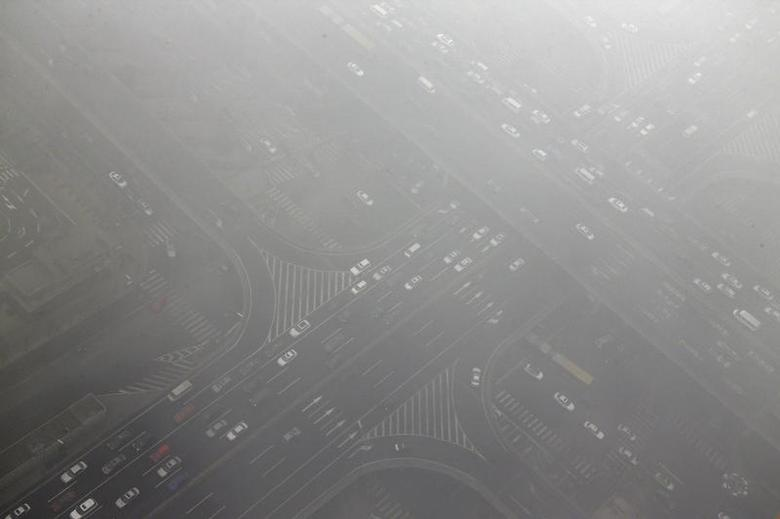
#> input picture HazeRemoval/I.jpg, 780 x 519 px, found by its file name
$ jupyter execute Segmentation.ipynb
#> lines starting #> are read from the running program, lines starting #| are printed output that depends on the picture; after the words box and inside, x2 and y2 are one past the last pixel; in counts of white or black regions, pixels touching at a corner belong together
# **Segmentation of UAV Captured Images**
###### *By: Pranav Sehgal (20BCE0898)*

#### 1. Importing Necessary Packages

[cell 1]
import numpy as np;
import cv2 ;

#### 2. Input Image

[cell 2]
img = cv2.imread('I.jpg')
#> img is the input picture: shape (519, 780, 3); mean B, G, R 140, 140.9, 141.1

#### 3. Applying thresholding to segment the image

[cell 3]
# Convert the image into grayscale
gray = cv2.cvtColor(img, cv2.COLOR_BGR2GRAY)

# Perform thresholding segmentation
ret, thresh = cv2.threshold(gray, 0, 255, cv2.THRESH_BINARY_INV+cv2.THRESH_OTSU)
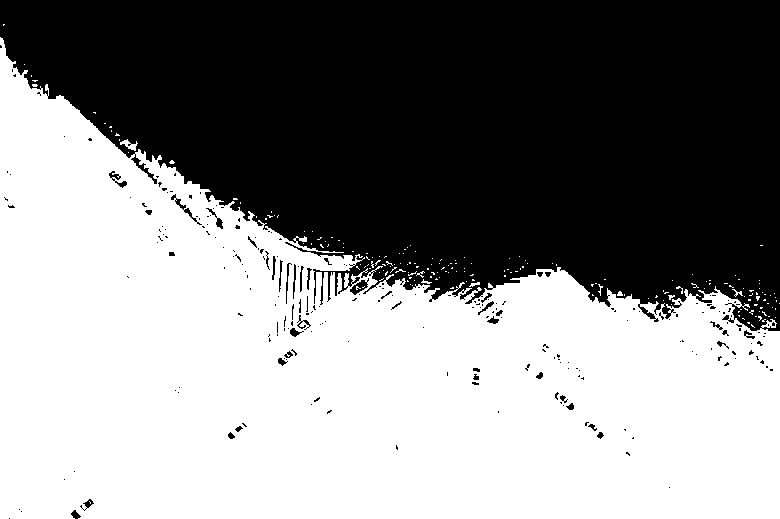
#> thresh: shape (519, 780); 53.6% white; 237 black regions (193 under 20 px), largest, box (x1, y1, x2, y2) and area: (0, 0, 780, 331) 185301, (350, 278, 369, 295) 135, (171, 194, 202, 225) 126
#> ret = 143

# Display the segmented image
cv2.imshow('Segmented image using Thresholding', thresh)
cv2.waitKey(0)
cv2.destroyAllWindows()

#### 4. Applying Canny Edge Detection Algorithm to segment the image

[cell 4]
# Define the edge detection parameters
threshold1 = 130
threshold2 = 200

# Perform Canny edge detection
edges = cv2.Canny(img, threshold1, threshold2)
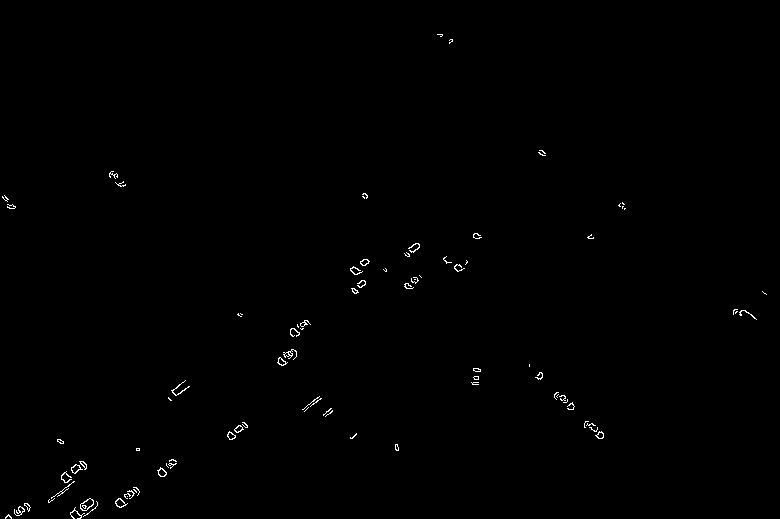
#> edges: shape (519, 780); 0.41% white in thin lines or dots

# Display the edges
cv2.imshow('Segmented image using Canny Edge Detection', edges)
cv2.waitKey(0)
cv2.destroyAllWindows()

#### 5. Applying Region Growing to segment the image

[cell 5]
# Convert the image into grayscale and remove noise
gray = cv2.cvtColor(img, cv2.COLOR_BGR2GRAY)
gray = cv2.medianBlur(gray, 5)

# Function to perform region growing
def region_growing(image, seed):
#> called with seed = (200, 200)
    out = np.zeros_like(image)
    out[seed] = 255
    queue = [seed]
    while queue:
        pixel = queue.pop(0)
        for neighbor in get_neighbors(pixel, image.shape):
            if abs(image[pixel] - image[neighbor]) < 50 and out[neighbor] == 0:
                out[neighbor] = 255
                queue.append(neighbor)
    return out

# Function to get the neighbours of a given pixel
def get_neighbors(pixel, shape):
    indices = [(pixel[0] - 1, pixel[1] - 1),
               (pixel[0] - 1, pixel[1]),
               (pixel[0] - 1, pixel[1] + 1),
               (pixel[0], pixel[1] - 1),
               (pixel[0], pixel[1] + 1),
               (pixel[0] + 1, pixel[1] - 1),
               (pixel[0] + 1, pixel[1]),
               (pixel[0] + 1, pixel[1] + 1)]
    neighbors = filter(lambda x: 0 <= x[0] < shape[0] and 0 <= x[1] < shape[1], indices)
    return neighbors

# Select the seed point and segment it using region growing
seed = (200, 200)
region_grown = region_growing(gray, seed)
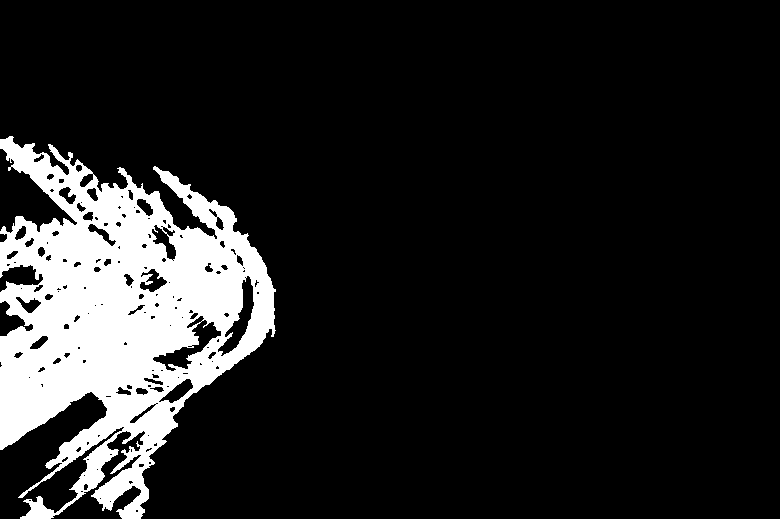
#> region_grown: shape (519, 780); 13.5% white; 1 white region, box (x1, y1, x2, y2) and area: (0, 136, 276, 519) 54511

# Display the output image
cv2.imshow("Segmented image using Region Growing", region_grown)
cv2.waitKey(0)
cv2.destroyAllWindows()

#### 6. Applying Clustering (k-means) to segment the image

[cell 6]
# Reshape the input image to a 2D array of pixels
pixel_values = img.reshape((-1, 3))

# Convert the pixel values to float32 for K-means clustering
pixel_values = np.float32(pixel_values)

# Define the parameters for K-means clustering
K = 4 # number of clusters
criteria = (cv2.TERM_CRITERIA_EPS + cv2.TERM_CRITERIA_MAX_ITER, 10, 1.0)

# Perform K-means clustering
ret, labels, centers = cv2.kmeans(pixel_values, K, None, criteria, 10, cv2.KMEANS_RANDOM_CENTERS)
#> ret = 177054223.1; centers = [[155, 156.4, 156.4], [81.95, 82.48, 83.39], [195.7, 196.1, 195.9], [117.6, 118.5, 119.1]]

# Reshape the labels and centers to the original image shape
segmented_image = labels.reshape(img.shape[:2])
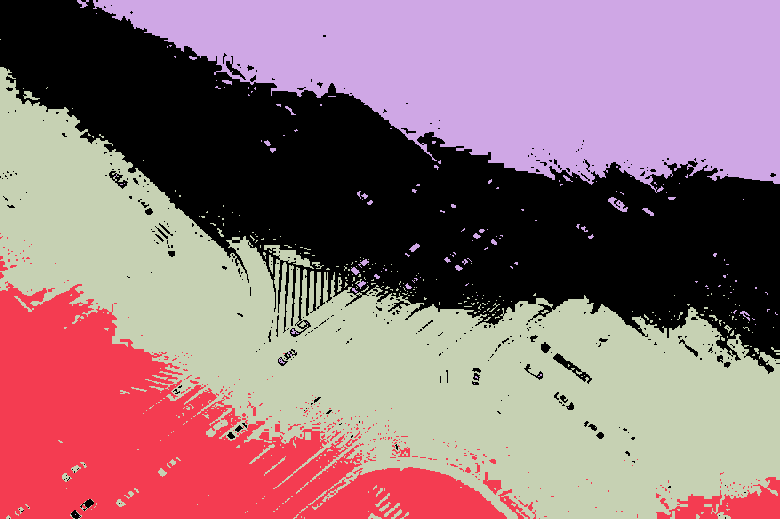
#> segmented_image: shape (519, 780) int32; 4 distinct labels, from 0 to 3; one colour per label, 0 black
centers = np.uint8(centers)
#> centers = [[155, 156, 156], [81, 82, 83], [195, 196, 195], [117, 118, 119]]
segmented_image = centers[segmented_image]
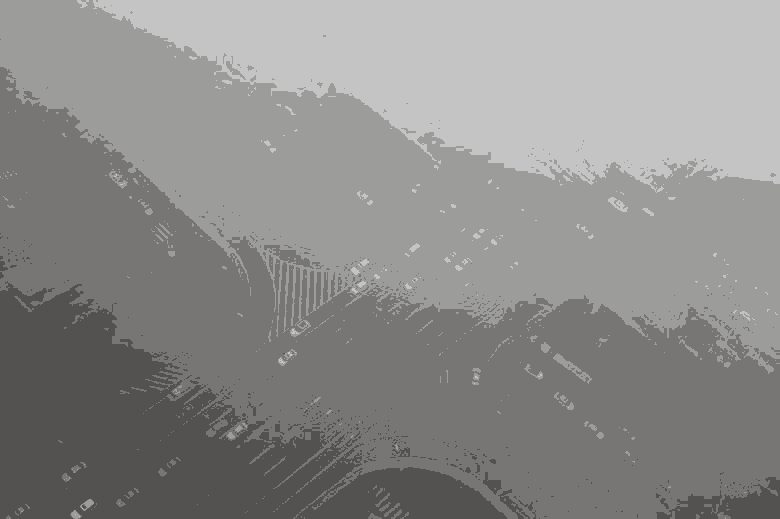
#> segmented_image: shape (519, 780, 3); mean of channels 0, 1, 2 139.5, 140.5, 140.8; drawn as B, G, R

# Display the segmented image
cv2.imshow('Segmented Image using k-means clustering', segmented_image)
cv2.waitKey(0)
cv2.destroyAllWindows()

### 7. Applying Erosion and Dilation on the segmented images (Morphological Operations)

[cell 7]
img = segmented_image

# Define kernel size for erosion and dilation
kernel_size = (5,5)

# Create erosion and dilation kernels
erosion_kernel = cv2.getStructuringElement(cv2.MORPH_RECT, kernel_size)
dilation_kernel = cv2.getStructuringElement(cv2.MORPH_RECT, kernel_size)

# Apply erosion to segmented image
eroded_img = cv2.erode(img, erosion_kernel, iterations=1)
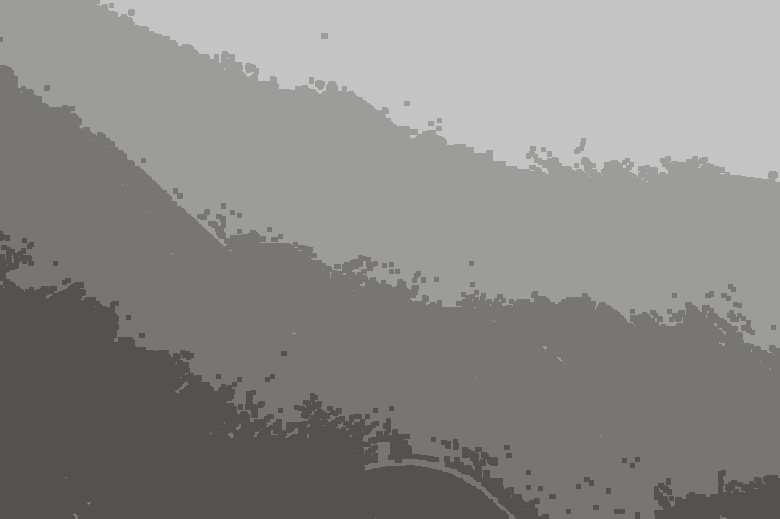
#> eroded_img: shape (519, 780, 3); mean of channels 0, 1, 2 136.5, 137.5, 137.8; drawn as B, G, R
# Apply dilation to segmented image
dilated_img = cv2.dilate(img, dilation_kernel, iterations=1)
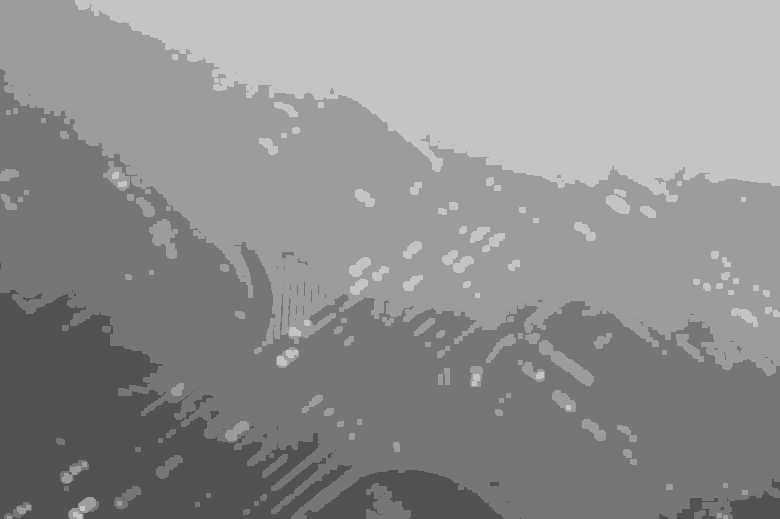
#> dilated_img: shape (519, 780, 3); mean of channels 0, 1, 2 142.9, 143.9, 144.1; drawn as B, G, R

# Display the original, eroded, and dilated images
cv2.imshow('Eroded Image', eroded_img)
cv2.imshow('Dilated Image', dilated_img)
cv2.waitKey(0)
cv2.destroyAllWindows()

#### 8. Applying Clustering (k-means) to segment the image followed by thresholding

[cell 8]
# Reshape the input image to a 2D array of pixels
pixel_values = img.reshape((-1, 3))

# Convert the pixel values to float32 for K-means clustering
pixel_values = np.float32(pixel_values)

# Define the parameters for K-means clustering
K = 4 # number of clusters
criteria = (cv2.TERM_CRITERIA_EPS + cv2.TERM_CRITERIA_MAX_ITER, 10, 1.0)

# Perform K-means clustering
ret, labels, centers = cv2.kmeans(pixel_values, K, None, criteria, 10, cv2.KMEANS_RANDOM_CENTERS)
#> ret = 1305.5; centers = [[81, 82, 83], [195, 196, 195], [117, 118, 119], [155.1, 156, 156]]

# Reshape the labels and centers to the original image shape
segmented_image = labels.reshape(img.shape[:2])
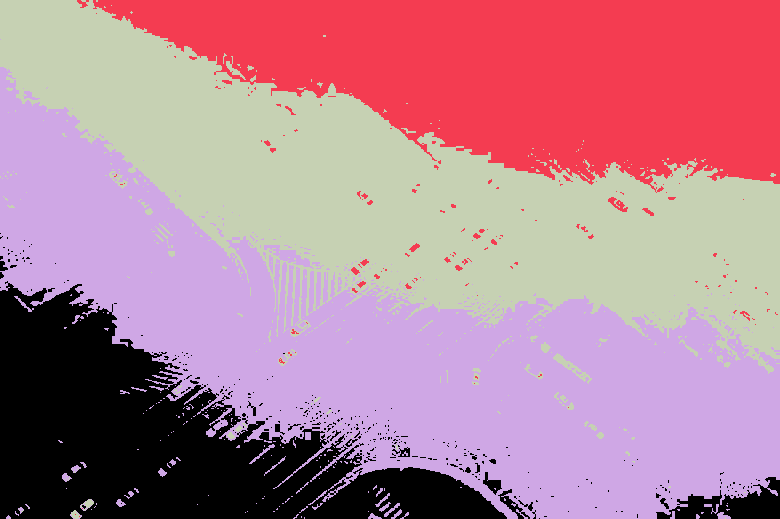
#> segmented_image: shape (519, 780) int32; 4 distinct labels, from 0 to 3; one colour per label, 0 black
centers = np.uint8(centers)
#> centers = [[81, 82, 83], [195, 196, 195], [117, 118, 119], [155, 156, 156]]
img = centers[segmented_image]

# Convert the clustered image into grayscale
gray = cv2.cvtColor(img, cv2.COLOR_BGR2GRAY)

# Perform thresholding segmentation on segmented image
ret, thresh = cv2.threshold(gray, 0, 255, cv2.THRESH_BINARY_INV+cv2.THRESH_OTSU)
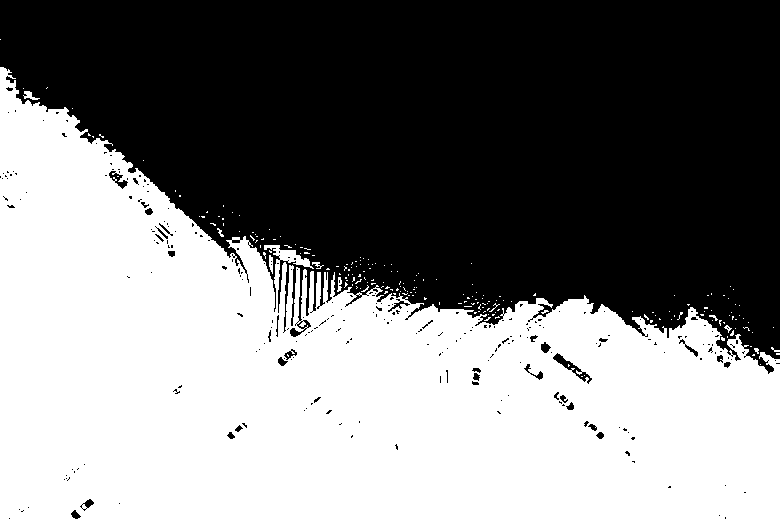
#> thresh: shape (519, 780); 49% white; 204 white regions (195 under 20 px), largest, box (x1, y1, x2, y2) and area: (0, 67, 780, 519) 197328, (23, 91, 40, 100) 71, (269, 255, 273, 274) 57
#> ret = 118

# Display the segmented image (after clustering and thresholding)
cv2.namedWindow("Segmented image using Clustering and Thresholding",cv2.WINDOW_NORMAL)
cv2.resizeWindow("Segmented image using Clustering and Thresholding", 800, 600)
cv2.imshow('Segmented image using Clustering and Thresholding', thresh)
cv2.waitKey(0)
cv2.destroyAllWindows()
